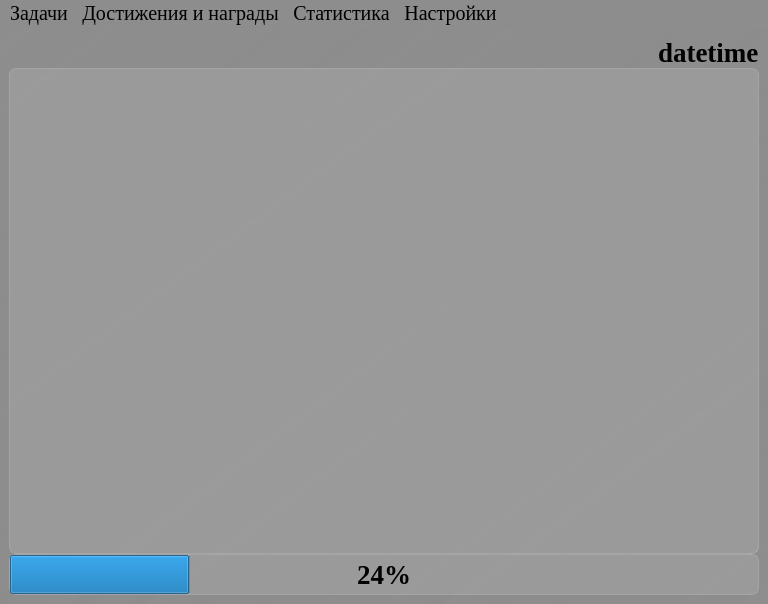
<?xml version="1.0" encoding="UTF-8"?>
<ui version="4.0">
 <class>MainWindow</class>
 <widget class="QMainWindow" name="MainWindow">
  <property name="geometry">
   <rect>
    <x>0</x>
    <y>0</y>
    <width>768</width>
    <height>604</height>
   </rect>
  </property>
  <property name="minimumSize">
   <size>
    <width>0</width>
    <height>0</height>
   </size>
  </property>
  <property name="maximumSize">
   <size>
    <width>16777215</width>
    <height>16777215</height>
   </size>
  </property>
  <property name="windowTitle">
   <string>TimeQuest</string>
  </property>
  <property name="styleSheet">
   <string notr="true">background-color: qlineargradient(spread:pad, x1:1, y1:1, x2:0, y2:0, stop:0 rgba(141, 141, 141, 255), stop:0.427447 rgba(141, 141, 141, 235), stop:1 rgba(141, 141, 141, 255));
font-family: Liberation Serif;</string>
  </property>
  <widget class="QWidget" name="centralwidget">
   <property name="maximumSize">
    <size>
     <width>16777215</width>
     <height>16777215</height>
    </size>
   </property>
   <layout class="QVBoxLayout" name="verticalLayout">
    <item>
     <layout class="QVBoxLayout" name="verticalLayout_main">
      <property name="spacing">
       <number>0</number>
      </property>
      <property name="sizeConstraint">
       <enum>QLayout::SetDefaultConstraint</enum>
      </property>
      <item>
       <layout class="QHBoxLayout" name="horizontalLayout_top" stretch="0,0,0">
        <property name="spacing">
         <number>0</number>
        </property>
        <property name="sizeConstraint">
         <enum>QLayout::SetDefaultConstraint</enum>
        </property>
        <property name="leftMargin">
         <number>0</number>
        </property>
        <item>
         <spacer name="horizontalSpacer">
          <property name="orientation">
           <enum>Qt::Horizontal</enum>
          </property>
          <property name="sizeHint" stdset="0">
           <size>
            <width>40</width>
            <height>20</height>
           </size>
          </property>
         </spacer>
        </item>
        <item>
         <widget class="QLabel" name="label_icon_datetime">
          <property name="maximumSize">
           <size>
            <width>23</width>
            <height>16777215</height>
           </size>
          </property>
          <property name="styleSheet">
           <string notr="true">font-weight: bold; 
font-size: 20pt;
background-color: none;
border: none;</string>
          </property>
          <property name="pixmap">
           <pixmap resource="../../res/icons/res-rc.qrc">:/icons/time.svg</pixmap>
          </property>
         </widget>
        </item>
        <item>
         <widget class="QLabel" name="label_datetime">
          <property name="maximumSize">
           <size>
            <width>200</width>
            <height>16777215</height>
           </size>
          </property>
          <property name="styleSheet">
           <string notr="true">font-weight: bold;
font-size: 20pt;
background-color: none;
border: none;</string>
          </property>
          <property name="text">
           <string>datetime</string>
          </property>
         </widget>
        </item>
       </layout>
      </item>
      <item>
       <layout class="QHBoxLayout" name="horizontalLayout_center">
        <item>
         <widget class="QListWidget" name="listWidget_tasks">
          <property name="styleSheet">
           <string notr="true">QListView {
font-weight: bold;
font-size: 20pt;
background-color: rgba(255, 255, 255, 30);
border: 1px solid rgba(255, 255, 255, 40);
border-radius: 7px;
}

QListView::item:selected {
border: none;
color: rgb(255, 255, 255);
background-color: rgba(255, 255, 255, 50);
}</string>
          </property>
          <property name="isWrapping" stdset="0">
           <bool>false</bool>
          </property>
          <property name="wordWrap">
           <bool>false</bool>
          </property>
         </widget>
        </item>
       </layout>
      </item>
      <item>
       <layout class="QHBoxLayout" name="horizontalLayout_down">
        <property name="spacing">
         <number>0</number>
        </property>
        <item>
         <widget class="QProgressBar" name="progressBar_done_tasks">
          <property name="minimumSize">
           <size>
            <width>0</width>
            <height>0</height>
           </size>
          </property>
          <property name="styleSheet">
           <string notr="true">background-color: rgba(255, 255, 255, 30);
border: 1px solid rgba(255, 255, 255, 40);
border-radius: 7px;
font-weight: bold;
font-size: 20pt;
text-align: center;</string>
          </property>
          <property name="value">
           <number>24</number>
          </property>
          <property name="textVisible">
           <bool>true</bool>
          </property>
         </widget>
        </item>
       </layout>
      </item>
     </layout>
    </item>
   </layout>
  </widget>
  <widget class="QMenuBar" name="menubar">
   <property name="geometry">
    <rect>
     <x>0</x>
     <y>0</y>
     <width>768</width>
     <height>22</height>
    </rect>
   </property>
   <property name="font">
    <font>
     <family>Liberation Serif</family>
     <pointsize>15</pointsize>
    </font>
   </property>
   <widget class="QMenu" name="menu_tasks">
    <property name="title">
     <string>Задачи</string>
    </property>
    <addaction name="action_add_task"/>
    <addaction name="action_delete_task"/>
   </widget>
   <widget class="QMenu" name="menu_statistic">
    <property name="title">
     <string>Статистика</string>
    </property>
    <addaction name="action_show_statistics"/>
   </widget>
   <widget class="QMenu" name="menu_settings">
    <property name="title">
     <string>Настройки</string>
    </property>
    <addaction name="action_change_theme"/>
   </widget>
   <widget class="QMenu" name="menu_achievements">
    <property name="title">
     <string>Достижения и награды</string>
    </property>
    <addaction name="action_list_achievements"/>
   </widget>
   <addaction name="menu_tasks"/>
   <addaction name="menu_achievements"/>
   <addaction name="menu_statistic"/>
   <addaction name="menu_settings"/>
  </widget>
  <action name="action_add_task">
   <property name="text">
    <string>Добавить задачу</string>
   </property>
  </action>
  <action name="action_list_achievements">
   <property name="text">
    <string>Список достижений</string>
   </property>
  </action>
  <action name="action_show_statistics">
   <property name="text">
    <string>Просмотр статистики</string>
   </property>
  </action>
  <action name="action_change_theme">
   <property name="text">
    <string>Сменить тему приложения</string>
   </property>
  </action>
  <action name="action_delete_task">
   <property name="text">
    <string>Удалить задачу</string>
   </property>
  </action>
 </widget>
 <tabstops>
  <tabstop>listWidget_tasks</tabstop>
 </tabstops>
 <resources>
  <include location="../../res/icons/res-rc.qrc"/>
  <include location="../../res/icons/res-rc.qrc"/>
 </resources>
 <connections/>
</ui>
